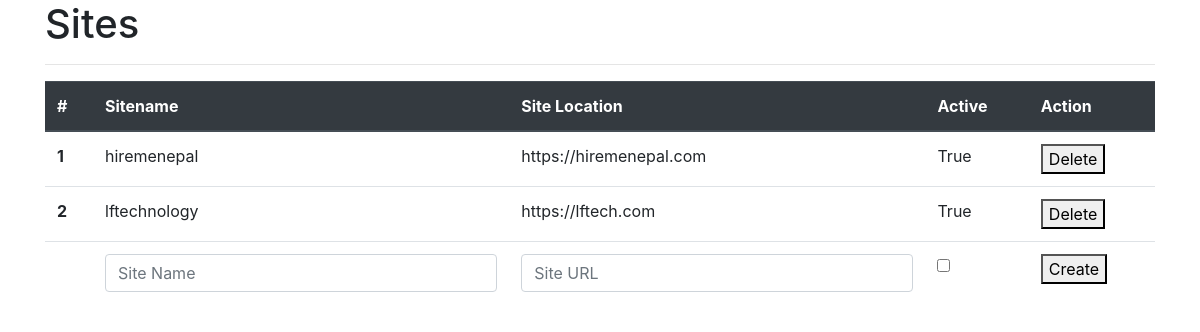
The app's page /, older data.
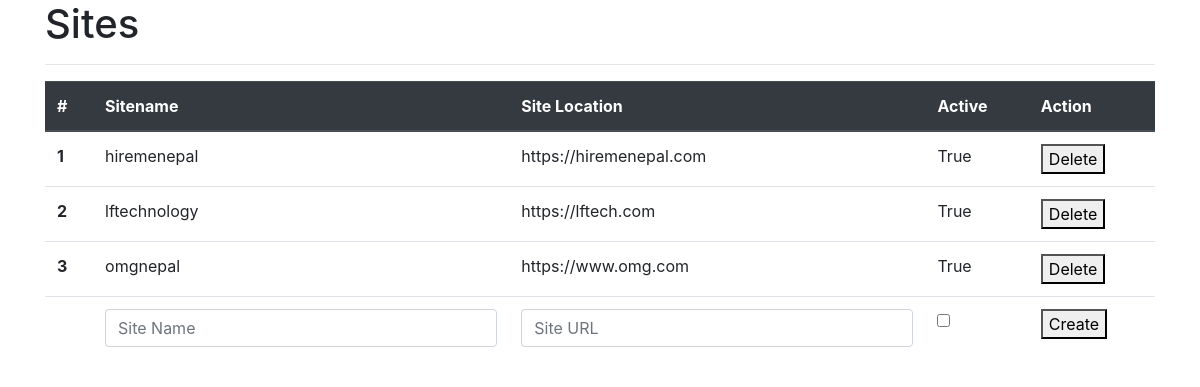
The same page, newer data.
### mapper/models.py (models this page shows, shortened)
class Site(models.Model):
    site_name = models.CharField(max_length=50)
    site_location = models.URLField(max_length=200)
    is_active = models.BooleanField(default=True)
    slug = models.SlugField(max_length=50, unique=True)

### mapper/views.py (the view, shortened to what this page needs)
# urls.py: path('', views.Sites.as_view(), name='sites'),
class Sites(ListView):
    model = Site
    template_name = 'mapper/SitesListView.html'
    context_object_name = 'sites'
    def get_context_data(self, **kwargs):
        context = super().get_context_data(**kwargs)
        context["form"] = SiteForm(self.request.GET or None)
        return context

### mapper/forms.py
class SiteForm(forms.ModelForm):
    site_name = forms.CharField(label="Site Name", widget=forms.TextInput(
        attrs={
            'class':'form-control',
            'placeholder':'Site Name'
        }
    ))
    site_location = forms.URLField(label="Site URL", required=False, widget=forms.TextInput(
        attrs={
            'class':'form-control',
            'placeholder':'Site URL'
        }
    ))
    is_active = forms.BooleanField(label="Site Active", required=False)
    class Meta:
        model = Site
        fields = ('site_name', 'site_location', 'is_active')

### mapper/templates/mapper/SitesListView.html (shortened to what this page needs)
{% extends 'sitemap/base.html' %}
{% block content %}
<h1>Sites</h1>
<hr/>
<table class="table">
  <thead class="thead-dark">
    <tr>
      <th scope="col">#</th>
      <th scope="col">Sitename</th>
      <th scope="col">Site Location</th>
      <th scope="col">Active</th>
      <th scope="col">Action</th>
    </tr>
  </thead>
  <tbody>
    {% for s in sites %}
      <tr>
        <th scope="row">{{s.id}}</th>
        <td>{{s.site_name}}</td>
        <td>{{s.site_location}}</td>
        <td>{{s.is_active}}</td>
        <td><button onclick="confirm('Do you want to delete {{s.site_name}}?');">Delete</button></td>
      </tr>
    {% endfor %}
    <form method="POST" action=".">
      <tr>
        <th scope="row"></th>
        <td>
        {{form.site_name}}
        </td>
        <td>
        {{form.site_location}}
        </td>
        <td>
        {{form.is_active}}
        </td>
        <td><button type="submit">Create</button></td>
      </tr>
    </form>
  </tbody>
</table>
{% endblock content %}

### sitemap/templates/sitemap/base.html (shortened to what this page needs)
<!DOCTYPE html>
<html lang="en">
<head>
    <link rel="stylesheet" href="https://stackpath.bootstrapcdn.com/bootstrap/4.5.2/css/bootstrap.min.css">
</head>
<body>
<div class="container">
    <div class="row">
        <div class="col-12">
            {% block content %}
            {% endblock content %}
        </div>
    </div>
</div>
</body>
</html>

Row changes from the older to the newer data that the page shows:
added Site: id "3", site_name "omgnepal", site_location "https://www.omg.com", is_active "True"
